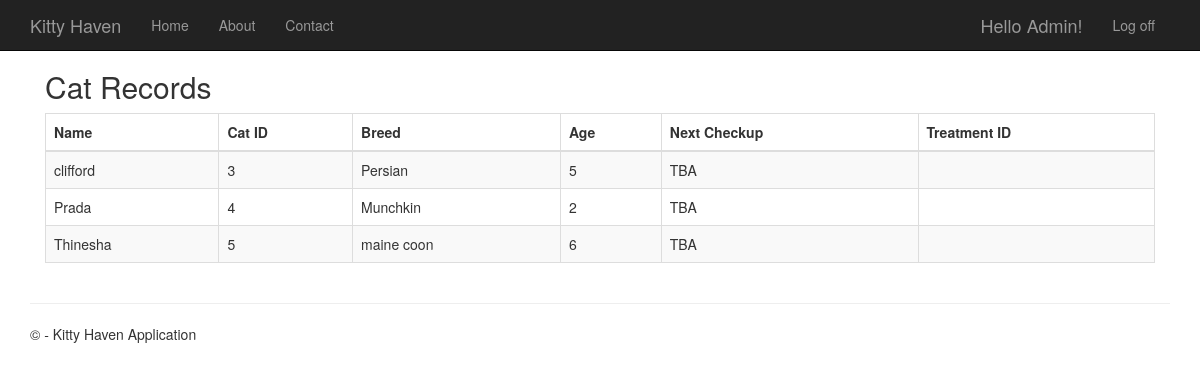
Page /report/ (signed in) on the committed database.
### app/models.py (models this page shows, shortened)
class Account(AbstractUser):
    RegistrationDate = models.DateField(auto_now_add=True)
    groups = models.ManyToManyField(Group, related_name="account_users", blank=True)
    user_permissions = models.ManyToManyField(Permission, related_name="account_users", blank=True)
    class Meta:
        app_label = "app"

### CatDatabase/models.py (models this page shows, shortened)
class Cat(models.Model):
    CatID = models.AutoField(primary_key=True)
    UserID = models.ForeignKey(djangoUser, on_delete=models.CASCADE, null=True, blank=True)
    Name = models.CharField(max_length=50)
    Breed = models.CharField(max_length=50)
    Age = models.IntegerField()
    Gender = models.CharField(max_length=1)
    Description = models.CharField(max_length=500)

### app/views.py (the view)
# urls.py: path('report/', views.report, name='report'),
@login_required
def report(request):
    cats = Cat.objects.all()  # Fetch all cats from the database
    return render(request, 'app/report.html', {'cats': cats})

### app/templates/app/report.html
{% extends "app/layout.html" %}
{% block content %}
<div class="container mt-4">
    <h2 class="fw-bold">Cat Records</h2>
    <div class="table-responsive">
        <table class="table table-striped table-bordered">
            <thead class="table-dark">
                <tr>
                    <th>Name</th>
                    <th>Cat ID</th>
                    <th>Breed</th>
                    <th>Age</th>
                    <th>Next Checkup</th>
                    <th>Treatment ID</th>
                </tr>
            </thead>
            <tbody>
                {% for cat in cats %}
                <tr>
                    <td>{{ cat.Name }}</td>
                    <td>{{ cat.CatID }}</td>
                    <td>{{ cat.Breed }}</td>
                    <td>{{ cat.Age }}</td>
                    <td>{{ cat.Checkup|default:"TBA" }}</td>
                    <td>{{ cat.TreatmentID }}</td>
                </tr>
                {% empty %}
                <tr>
                    <td colspan="6" class="text-center">No records found</td>
                </tr>
                {% endfor %}
            </tbody>
        </table>
    </div>
</div>
{% endblock %}

### app/templates/app/loginpartial.html (shortened to what this page needs)
{% if user.is_authenticated %}
<form id="logoutForm" action="/logout" method="post" class="navbar-right">
    <ul class="nav navbar-nav navbar-right">
        <li><span class="navbar-brand">Hello {{ user.username }}!</span></li>
        <li><a href="javascript:document.getElementById('logoutForm').submit()">Log off</a></li>
    </ul>
</form>
{% else %}
<ul class="nav navbar-nav navbar-right">
    <li><a href="{% url 'login' %}">Log in</a></li>
</ul>
{% endif %}

### app/static/app/content/site.css (style rules this page uses)
body { padding-top: 50px; padding-bottom: 20px; }

### rows in the picture
Account: username "Admin"
Cat: Name "clifford", CatID "3", Breed "Persian", Age "5", Checkup "TBA"
Cat: Name "Prada", CatID "4", Breed "Munchkin", Age "2", Checkup "TBA"
Cat: Name "Thinesha", CatID "5", Breed "maine coon", Age "6", Checkup "TBA"
